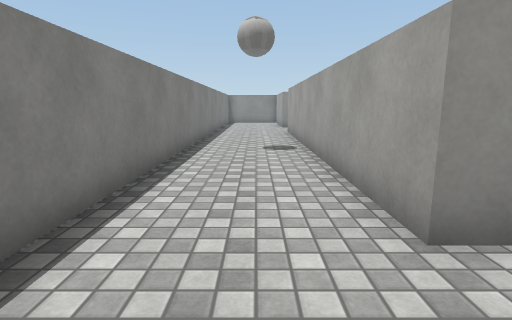
view 1 (above)

20 first-person views from a walk through a scene from a Unity 3-D project. The camera is 1.2 m above the floor, tilts 10° down and sees 80° across. The floor is counted in squares, 1 m on a side. Each view is taken from the middle of a square. On the plan, view 1 faces up. The plan holds only what a view shows up to about 13 squares ahead; the rest is blank. Surface patterns are stand-ins for the level's own textures.

view 2
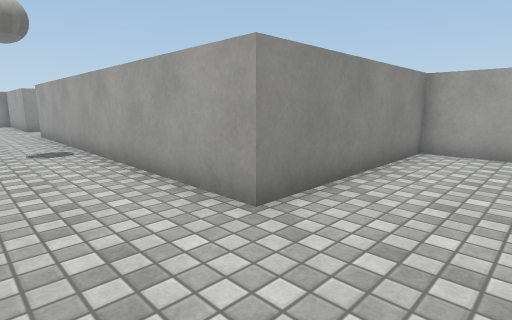

view 3
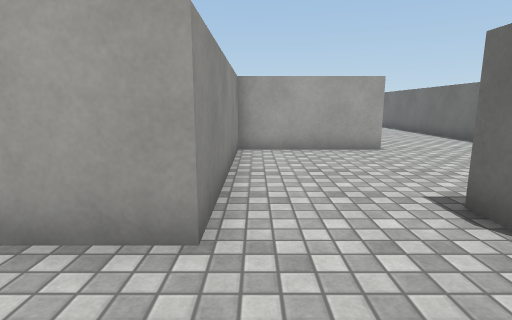

view 4
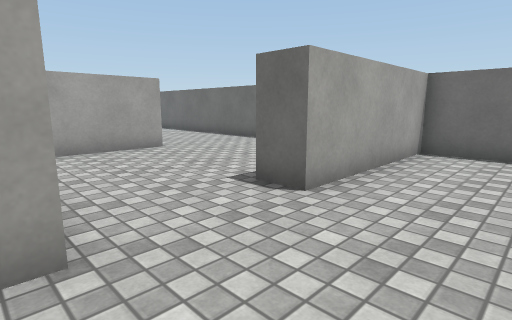

view 5
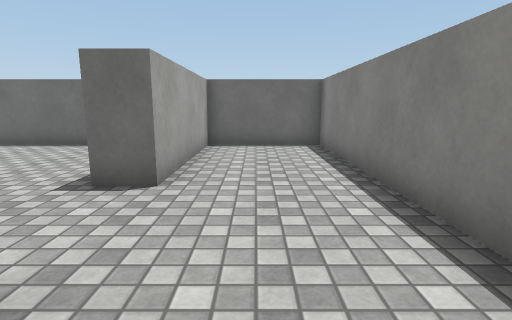

view 6
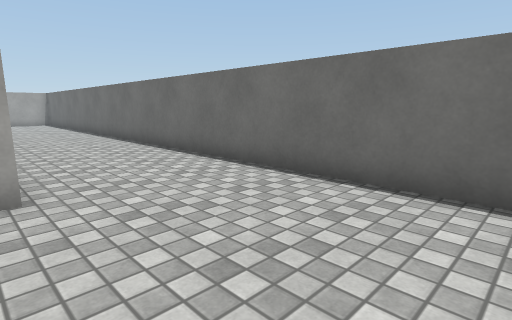

view 7
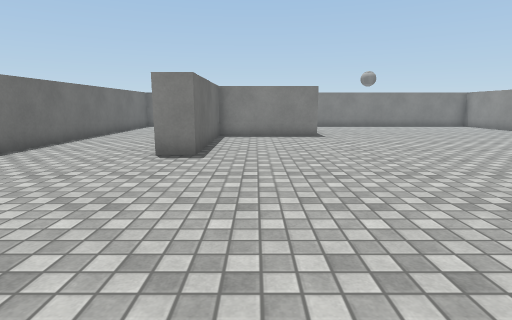

view 8
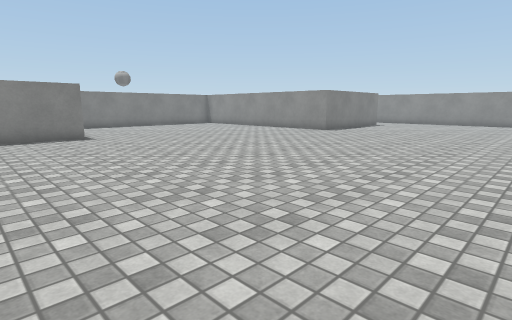

view 9
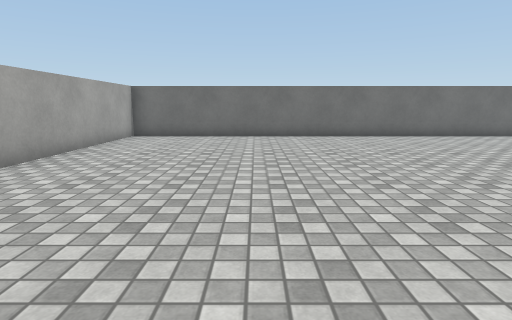

view 10
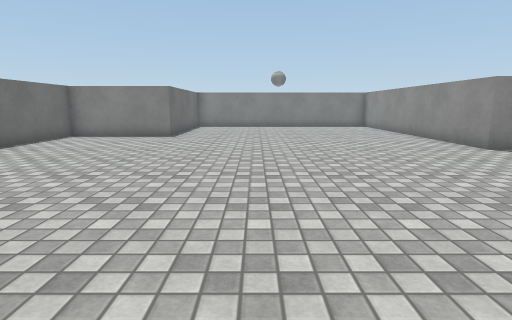

view 11
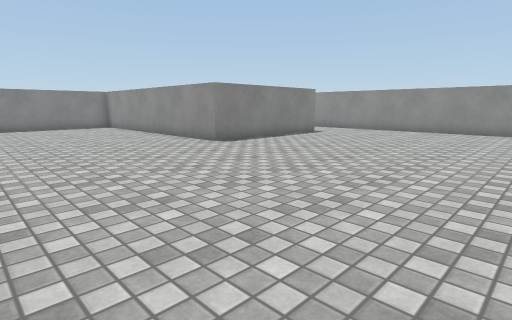

view 12
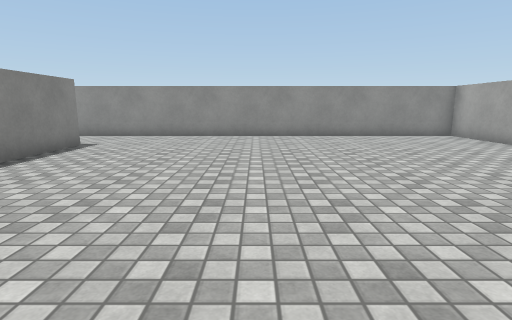

view 13
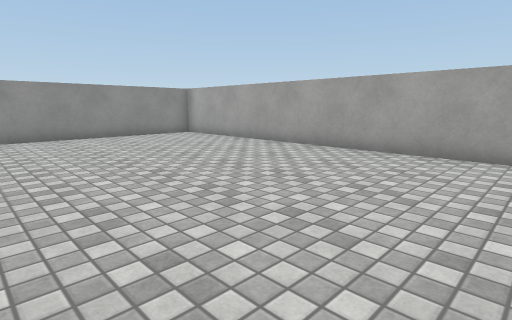

view 14
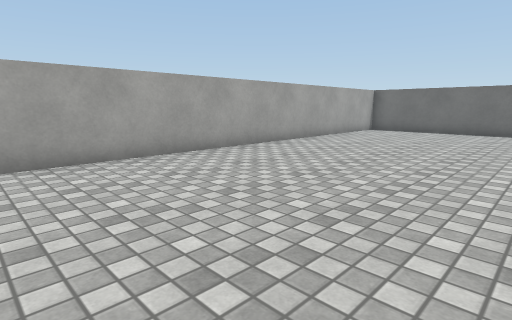

view 15
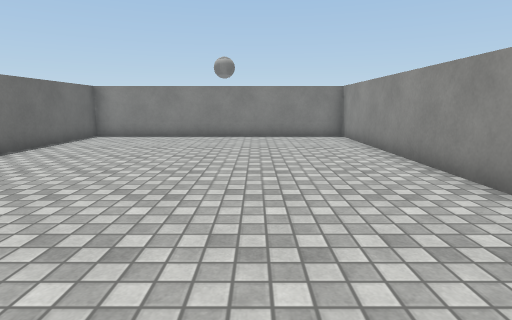

view 16
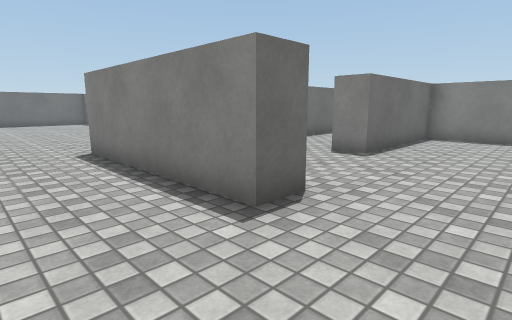

view 17
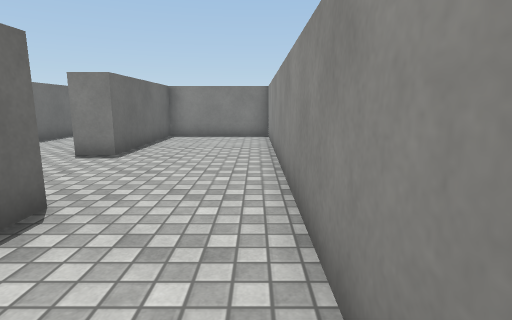

view 18
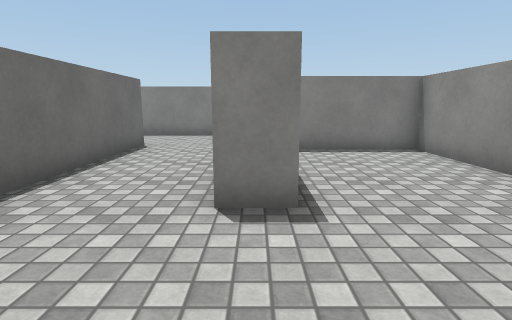

view 19
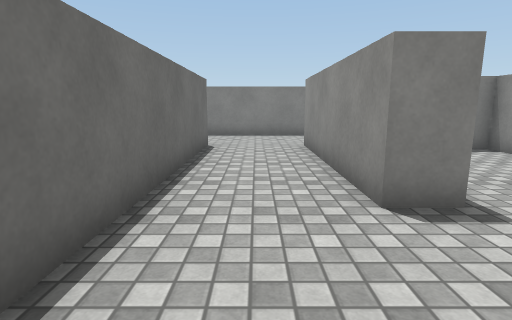

view 20
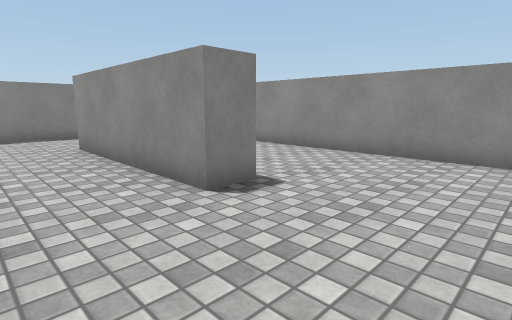

### Floor plan
Points are (right, up) in squares from view 1. A wall is a line through its corners. A room is listed if a view was taken in it or the views show most of it. See-through windows are left out.
Room 1 (views 1, 2, 3, 4, 5, 6, 7, 8, 9, 10, 11, 12, 13, 14, 15, 16, 17, 18, 19, 20)
walls: (7.5, -1.6) (7.5, 2.5) (1.5, 2.5) (1.5, 14.5) (9.4, 14.5); (11.4, 19.5) (12.5, 19.5) (12.5, 13.5) (2.5, 13.5) (2.5, 3.5) (8.5, 3.5) (8.5, -0.5) (13.5, -0.5) (13.5, -1.5); (3.2, -5.5) (26, -5.5) (26, 22.5) (2.5, 22.5) (2.5, 18.5) (7.5, 18.5) (7.5, 17.5) (1.5, 17.5); (-2, 18.5) (-2, -5.5) (1.5, -5.5) (1.5, -0.5) (2.5, -0.5)

Positions as (right, up) in squares from view 1, and headings:
1: (0, 0), facing up
2: (-1, 0), facing up-right
3: (-1, 2), facing right
4: (-1, 3), facing down-right
5: (0, 4), facing down
6: (3, -1), facing down-right
7: (21, 1), facing left
8: (21, 0), facing up-left
9: (21, 7), facing down
10: (21, 7), facing left
11: (21, 7), facing up-left
12: (18, 10), facing up
13: (18, 10), facing up-right
14: (19, 10), facing down-right
15: (15, 10), facing left
16: (15, 22), facing down-left
17: (15, 22), facing left
18: (11, 18), facing left
19: (11, 16), facing left
20: (11, 15), facing up-left
